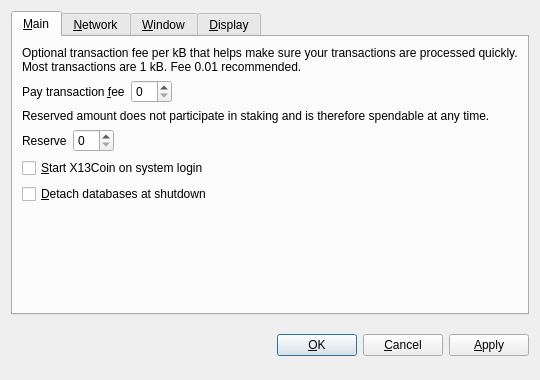
<?xml version="1.0" encoding="UTF-8"?>
<ui version="4.0">
 <class>OptionsDialog</class>
 <widget class="QDialog" name="OptionsDialog">
  <property name="geometry">
   <rect>
    <x>0</x>
    <y>0</y>
    <width>540</width>
    <height>380</height>
   </rect>
  </property>
  <property name="windowTitle">
   <string>Options</string>
  </property>
  <property name="modal">
   <bool>true</bool>
  </property>
  <layout class="QVBoxLayout" name="verticalLayout">
   <item>
    <widget class="QTabWidget" name="tabWidget">
     <property name="tabPosition">
      <enum>QTabWidget::North</enum>
     </property>
     <property name="currentIndex">
      <number>0</number>
     </property>
     <widget class="QWidget" name="tabMain">
      <attribute name="title">
       <string>&amp;Main</string>
      </attribute>
      <layout class="QVBoxLayout" name="verticalLayout_Main">
       <item>
        <widget class="QLabel" name="transactionFeeInfoLabel">
         <property name="text">
          <string>Optional transaction fee per kB that helps make sure your transactions are processed quickly. Most transactions are 1 kB. Fee 0.01 recommended.</string>
         </property>
         <property name="textFormat">
          <enum>Qt::PlainText</enum>
         </property>
         <property name="wordWrap">
          <bool>true</bool>
         </property>
        </widget>
       </item>
       <item>
        <layout class="QHBoxLayout" name="horizontalLayoutFee">
         <item>
          <widget class="QLabel" name="transactionFeeLabel">
           <property name="text">
            <string>Pay transaction &amp;fee</string>
           </property>
           <property name="textFormat">
            <enum>Qt::PlainText</enum>
           </property>
           <property name="buddy">
            <cstring>transactionFee</cstring>
           </property>
          </widget>
         </item>
         <item>
          <widget class="BitcoinAmountField" name="transactionFee"/>
         </item>
         <item>
          <spacer name="horizontalSpacerFee">
           <property name="orientation">
            <enum>Qt::Horizontal</enum>
           </property>
           <property name="sizeHint" stdset="0">
            <size>
             <width>40</width>
             <height>20</height>
            </size>
           </property>
          </spacer>
         </item>
        </layout>
       </item>
       <item>
        <widget class="QLabel" name="reserveBalanceInfoLabel">
         <property name="text">
          <string>Reserved amount does not participate in staking and is therefore spendable at any time.</string>
         </property>
         <property name="textFormat">
          <enum>Qt::PlainText</enum>
         </property>
         <property name="wordWrap">
          <bool>true</bool>
         </property>
        </widget>
       </item>
       <item>
        <layout class="QHBoxLayout" name="horizontalLayoutReserveBalance">
         <item>
          <widget class="QLabel" name="reserveBalanceLabel">
           <property name="text">
            <string>Reserve</string>
           </property>
           <property name="textFormat">
            <enum>Qt::PlainText</enum>
           </property>
           <property name="buddy">
            <cstring>reserveBalance</cstring>
           </property>
          </widget>
         </item>
         <item>
          <widget class="BitcoinAmountField" name="reserveBalance"/>
         </item>
         <item>
          <spacer name="horizontalSpacerReserveBalance">
           <property name="orientation">
            <enum>Qt::Horizontal</enum>
           </property>
           <property name="sizeHint" stdset="0">
            <size>
             <width>40</width>
             <height>20</height>
            </size>
           </property>
          </spacer>
         </item>
        </layout>
       </item>
       <item>
        <widget class="QCheckBox" name="bitcoinAtStartup">
         <property name="toolTip">
          <string>Automatically start X13Coin after logging in to the system.</string>
         </property>
         <property name="text">
          <string>&amp;Start X13Coin on system login</string>
         </property>
        </widget>
       </item>
       <item>
        <widget class="QCheckBox" name="detachDatabases">
         <property name="toolTip">
          <string>Detach block and address databases at shutdown. This means they can be moved to another data directory, but it slows down shutdown. The wallet is always detached.</string>
         </property>
         <property name="text">
          <string>&amp;Detach databases at shutdown</string>
         </property>
        </widget>
       </item>
       <item>
        <spacer name="verticalSpacer_Main">
         <property name="orientation">
          <enum>Qt::Vertical</enum>
         </property>
         <property name="sizeHint" stdset="0">
          <size>
           <width>20</width>
           <height>40</height>
          </size>
         </property>
        </spacer>
       </item>
      </layout>
     </widget>
     <widget class="QWidget" name="tabNetwork">
      <attribute name="title">
       <string>&amp;Network</string>
      </attribute>
      <layout class="QVBoxLayout" name="verticalLayout_Network">
       <item>
        <widget class="QCheckBox" name="mapPortUpnp">
         <property name="toolTip">
          <string>Automatically open the X13Coin client port on the router. This only works when your router supports UPnP and it is enabled.</string>
         </property>
         <property name="text">
          <string>Map port using &amp;UPnP</string>
         </property>
        </widget>
       </item>
       <item>
        <widget class="QCheckBox" name="connectSocks">
         <property name="toolTip">
          <string>Connect to the X13Coin network through a SOCKS proxy (e.g. when connecting through Tor).</string>
         </property>
         <property name="text">
          <string>&amp;Connect through SOCKS proxy:</string>
         </property>
        </widget>
       </item>
       <item>
        <layout class="QHBoxLayout" name="horizontalLayout_Network">
         <item>
          <widget class="QLabel" name="proxyIpLabel">
           <property name="text">
            <string>Proxy &amp;IP:</string>
           </property>
           <property name="textFormat">
            <enum>Qt::PlainText</enum>
           </property>
           <property name="buddy">
            <cstring>proxyIp</cstring>
           </property>
          </widget>
         </item>
         <item>
          <widget class="QValidatedLineEdit" name="proxyIp">
           <property name="maximumSize">
            <size>
             <width>140</width>
             <height>16777215</height>
            </size>
           </property>
           <property name="toolTip">
            <string>IP address of the proxy (e.g. 127.0.0.1)</string>
           </property>
          </widget>
         </item>
         <item>
          <widget class="QLabel" name="proxyPortLabel">
           <property name="text">
            <string>&amp;Port:</string>
           </property>
           <property name="textFormat">
            <enum>Qt::PlainText</enum>
           </property>
           <property name="buddy">
            <cstring>proxyPort</cstring>
           </property>
          </widget>
         </item>
         <item>
          <widget class="QLineEdit" name="proxyPort">
           <property name="maximumSize">
            <size>
             <width>55</width>
             <height>16777215</height>
            </size>
           </property>
           <property name="toolTip">
            <string>Port of the proxy (e.g. 9050)</string>
           </property>
          </widget>
         </item>
         <item>
          <widget class="QLabel" name="socksVersionLabel">
           <property name="text">
            <string>SOCKS &amp;Version:</string>
           </property>
           <property name="textFormat">
            <enum>Qt::PlainText</enum>
           </property>
           <property name="buddy">
            <cstring>socksVersion</cstring>
           </property>
          </widget>
         </item>
         <item>
          <widget class="QValueComboBox" name="socksVersion">
           <property name="toolTip">
            <string>SOCKS version of the proxy (e.g. 5)</string>
           </property>
          </widget>
         </item>
         <item>
          <spacer name="horizontalSpacer_Network">
           <property name="orientation">
            <enum>Qt::Horizontal</enum>
           </property>
           <property name="sizeHint" stdset="0">
            <size>
             <width>40</width>
             <height>20</height>
            </size>
           </property>
          </spacer>
         </item>
        </layout>
       </item>
       <item>
        <spacer name="verticalSpacer_Network">
         <property name="orientation">
          <enum>Qt::Vertical</enum>
         </property>
         <property name="sizeHint" stdset="0">
          <size>
           <width>20</width>
           <height>40</height>
          </size>
         </property>
        </spacer>
       </item>
      </layout>
     </widget>
     <widget class="QWidget" name="tabWindow">
      <attribute name="title">
       <string>&amp;Window</string>
      </attribute>
      <layout class="QVBoxLayout" name="verticalLayout_Window">
       <item>
        <widget class="QCheckBox" name="minimizeToTray">
         <property name="toolTip">
          <string>Show only a tray icon after minimizing the window.</string>
         </property>
         <property name="text">
          <string>&amp;Minimize to the tray instead of the taskbar</string>
         </property>
        </widget>
       </item>
       <item>
        <widget class="QCheckBox" name="minimizeOnClose">
         <property name="toolTip">
          <string>Minimize instead of exit the application when the window is closed. When this option is enabled, the application will be closed only after selecting Quit in the menu.</string>
         </property>
         <property name="text">
          <string>M&amp;inimize on close</string>
         </property>
        </widget>
       </item>
       <item>
        <spacer name="verticalSpacer_Window">
         <property name="orientation">
          <enum>Qt::Vertical</enum>
         </property>
         <property name="sizeHint" stdset="0">
          <size>
           <width>20</width>
           <height>40</height>
          </size>
         </property>
        </spacer>
       </item>
      </layout>
     </widget>
     <widget class="QWidget" name="tabDisplay">
      <attribute name="title">
       <string>&amp;Display</string>
      </attribute>
      <layout class="QVBoxLayout" name="verticalLayout_Display">
       <item>
        <layout class="QHBoxLayout" name="horizontalLayout_1_Display">
         <item>
          <widget class="QLabel" name="langLabel">
           <property name="text">
            <string>User Interface &amp;language:</string>
           </property>
           <property name="textFormat">
            <enum>Qt::PlainText</enum>
           </property>
           <property name="buddy">
            <cstring>lang</cstring>
           </property>
          </widget>
         </item>
         <item>
          <widget class="QValueComboBox" name="lang">
           <property name="toolTip">
            <string>The user interface language can be set here. This setting will take effect after restarting X13Coin.</string>
           </property>
          </widget>
         </item>
        </layout>
       </item>
       <item>
        <layout class="QHBoxLayout" name="horizontalLayout_2_Display">
         <item>
          <widget class="QLabel" name="unitLabel">
           <property name="text">
            <string>&amp;Unit to show amounts in:</string>
           </property>
           <property name="textFormat">
            <enum>Qt::PlainText</enum>
           </property>
           <property name="buddy">
            <cstring>unit</cstring>
           </property>
          </widget>
         </item>
         <item>
          <widget class="QValueComboBox" name="unit">
           <property name="toolTip">
            <string>Choose the default subdivision unit to show in the interface and when sending coins.</string>
           </property>
          </widget>
         </item>
        </layout>
       </item>
       <item>
        <widget class="QCheckBox" name="displayAddresses">
         <property name="toolTip">
          <string>Whether to show X13Coin addresses in the transaction list or not.</string>
         </property>
         <property name="text">
          <string>&amp;Display addresses in transaction list</string>
         </property>
        </widget>
       </item>
       <item>
        <widget class="QCheckBox" name="coinControlFeatures">
         <property name="toolTip">
          <string>Whether to show coin control features or not.</string>
         </property>
         <property name="text">
          <string>Display coin &amp;control features (experts only!)</string>
         </property>
        </widget>
       </item>
       <item>
        <spacer name="verticalSpacer_Display">
         <property name="orientation">
          <enum>Qt::Vertical</enum>
         </property>
         <property name="sizeHint" stdset="0">
          <size>
           <width>20</width>
           <height>40</height>
          </size>
         </property>
        </spacer>
       </item>
      </layout>
     </widget>
    </widget>
   </item>
   <item>
    <layout class="QHBoxLayout" name="horizontalLayout_Buttons">
     <item>
      <spacer name="horizontalSpacer_1">
       <property name="orientation">
        <enum>Qt::Horizontal</enum>
       </property>
       <property name="sizeHint" stdset="0">
        <size>
         <width>40</width>
         <height>48</height>
        </size>
       </property>
      </spacer>
     </item>
     <item>
      <widget class="QLabel" name="statusLabel">
       <property name="font">
        <font>
         <weight>75</weight>
         <bold>true</bold>
        </font>
       </property>
       <property name="text">
        <string/>
       </property>
       <property name="textFormat">
        <enum>Qt::PlainText</enum>
       </property>
       <property name="wordWrap">
        <bool>true</bool>
       </property>
      </widget>
     </item>
     <item>
      <spacer name="horizontalSpacer_2">
       <property name="orientation">
        <enum>Qt::Horizontal</enum>
       </property>
       <property name="sizeHint" stdset="0">
        <size>
         <width>40</width>
         <height>48</height>
        </size>
       </property>
      </spacer>
     </item>
     <item>
      <widget class="QPushButton" name="okButton">
       <property name="text">
        <string>&amp;OK</string>
       </property>
      </widget>
     </item>
     <item>
      <widget class="QPushButton" name="cancelButton">
       <property name="text">
        <string>&amp;Cancel</string>
       </property>
       <property name="autoDefault">
        <bool>false</bool>
       </property>
      </widget>
     </item>
     <item>
      <widget class="QPushButton" name="applyButton">
       <property name="text">
        <string>&amp;Apply</string>
       </property>
       <property name="autoDefault">
        <bool>false</bool>
       </property>
      </widget>
     </item>
    </layout>
   </item>
  </layout>
 </widget>
 <customwidgets>
  <customwidget>
   <class>BitcoinAmountField</class>
   <extends>QSpinBox</extends>
   <header>bitcoinamountfield.h</header>
  </customwidget>
  <customwidget>
   <class>QValueComboBox</class>
   <extends>QComboBox</extends>
   <header>qvaluecombobox.h</header>
  </customwidget>
  <customwidget>
   <class>QValidatedLineEdit</class>
   <extends>QLineEdit</extends>
   <header>qvalidatedlineedit.h</header>
  </customwidget>
 </customwidgets>
 <resources/>
 <connections/>
</ui>
